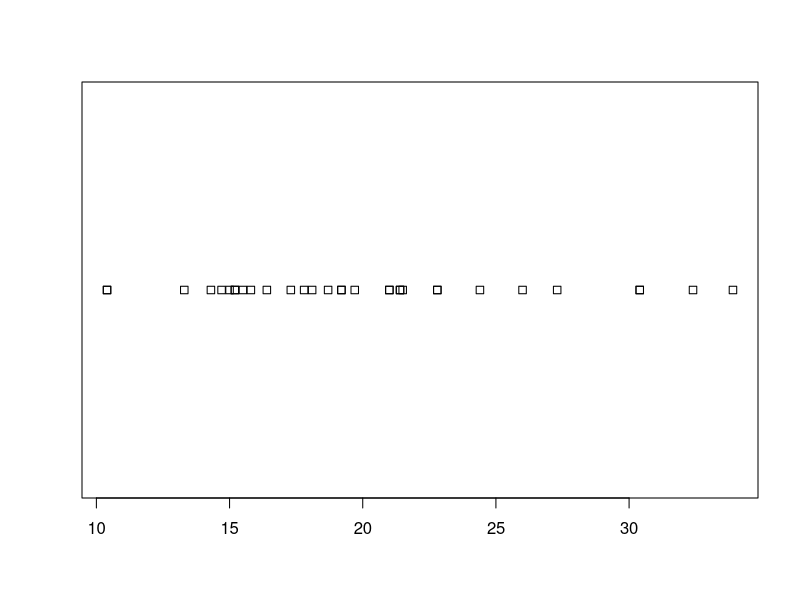
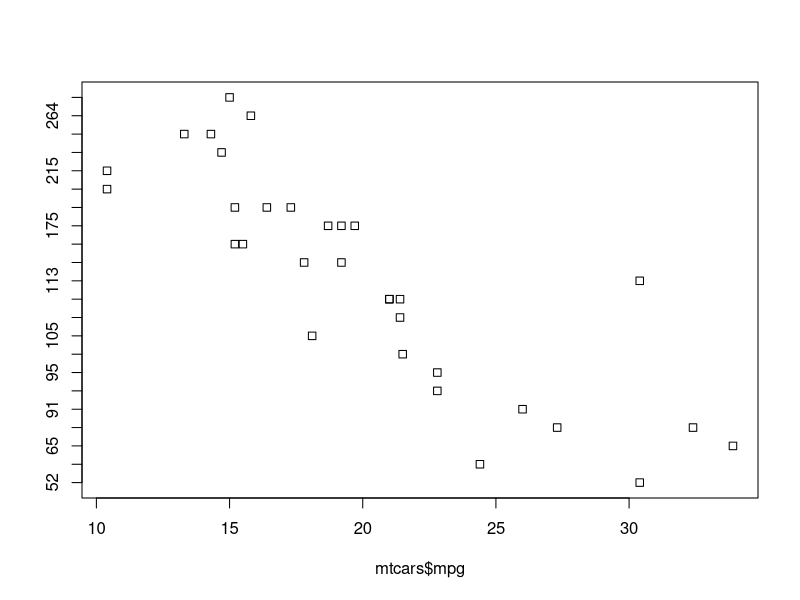
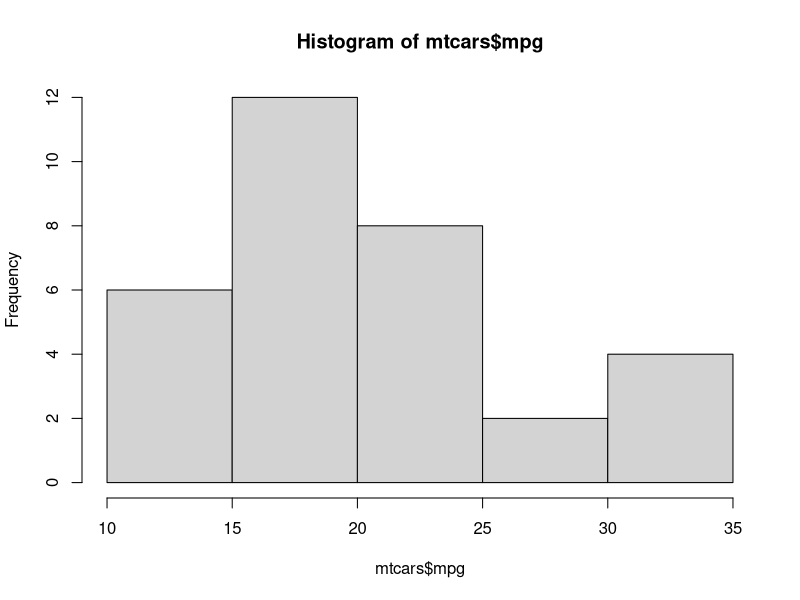
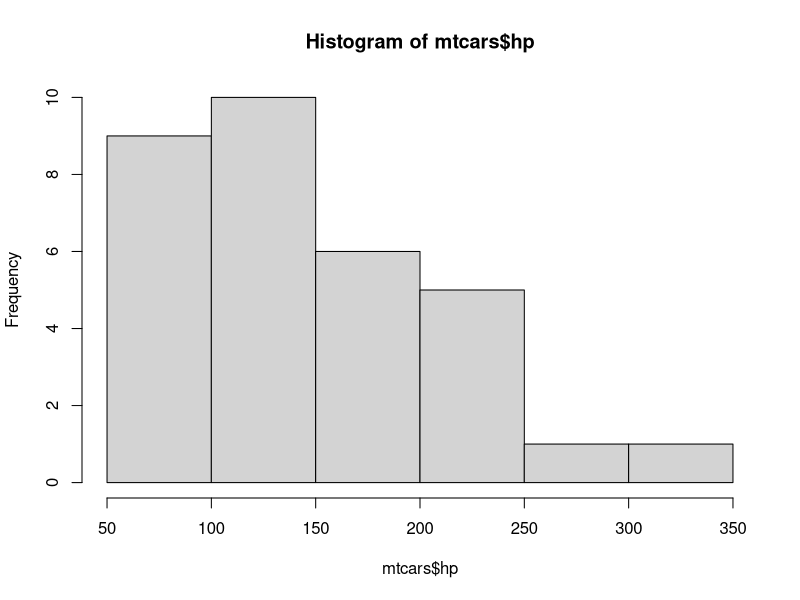
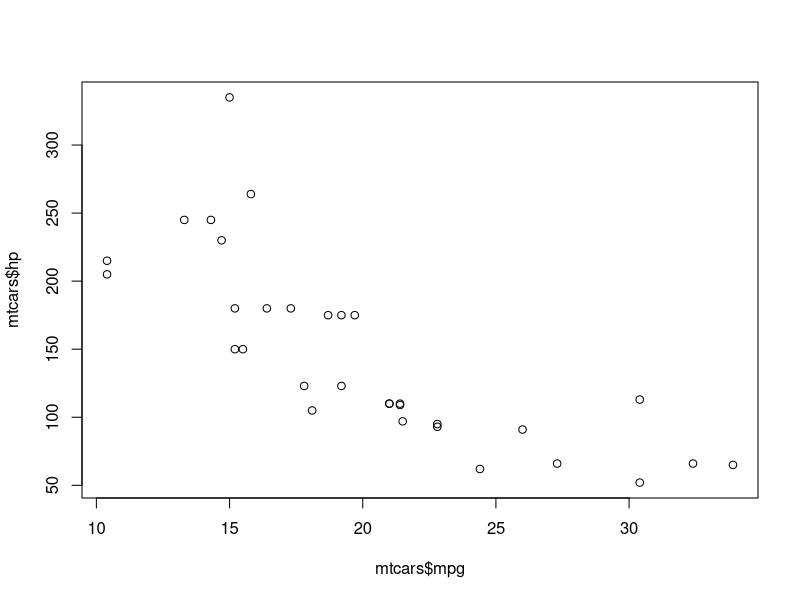
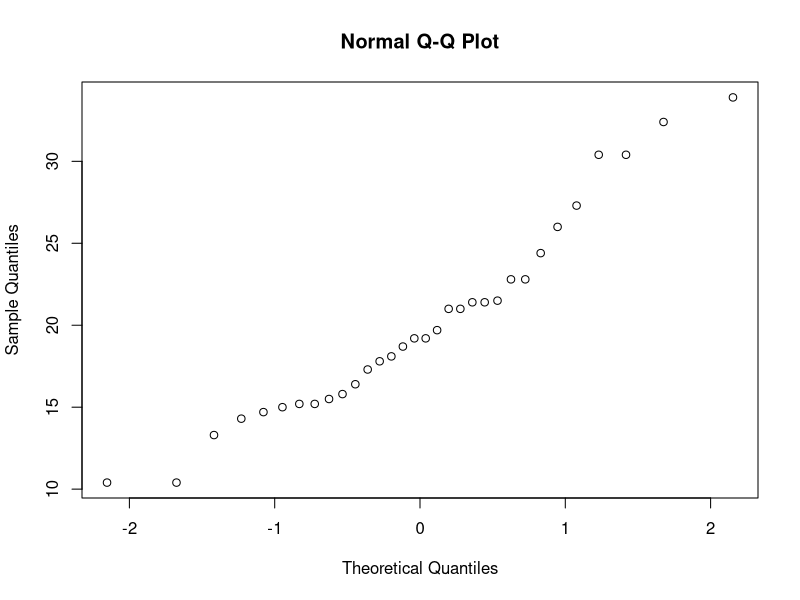
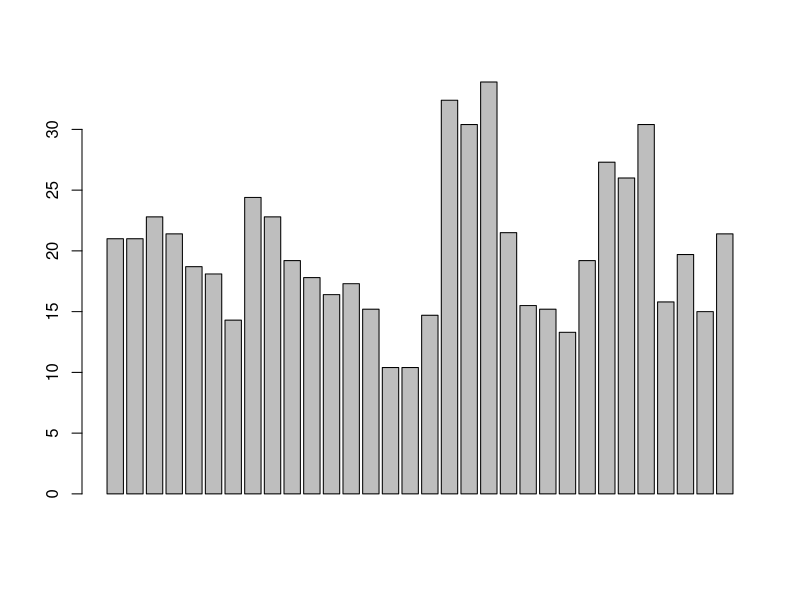
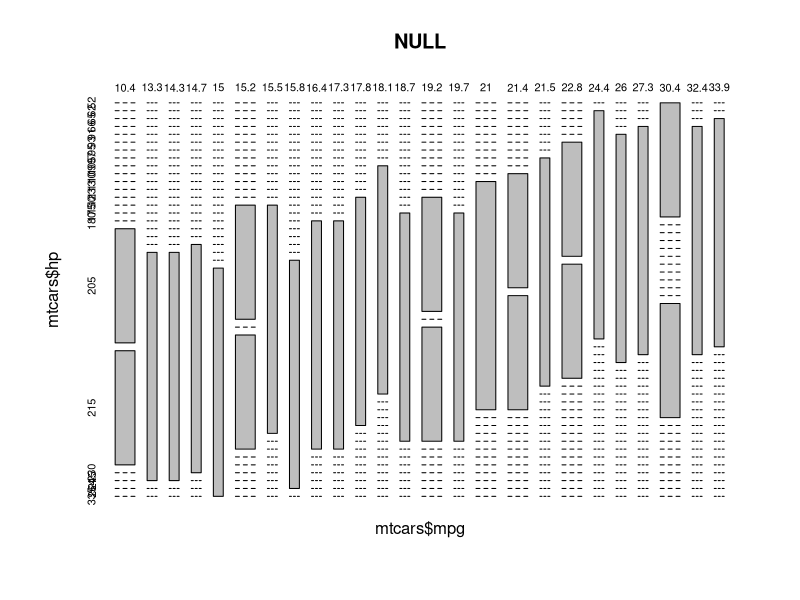

The R source for these figures, in order:
data("mtcars")
View(data)
#strip Chart
stripchart(mtcars$mpg)
stripchart(mtcars$mpg ~ mtcars$hp)

#histogram
hist(mtcars$mpg)
hist(mtcars$hp)

#plot
plot(mtcars$mpg,mtcars$hp)

##qqnorm plot
qqnorm(mtcars$mpg)

#barplot
barplot(mtcars$mpg)

# mosicaplot
mosaicplot(~ mtcars$mpg+mtcars$hp)
